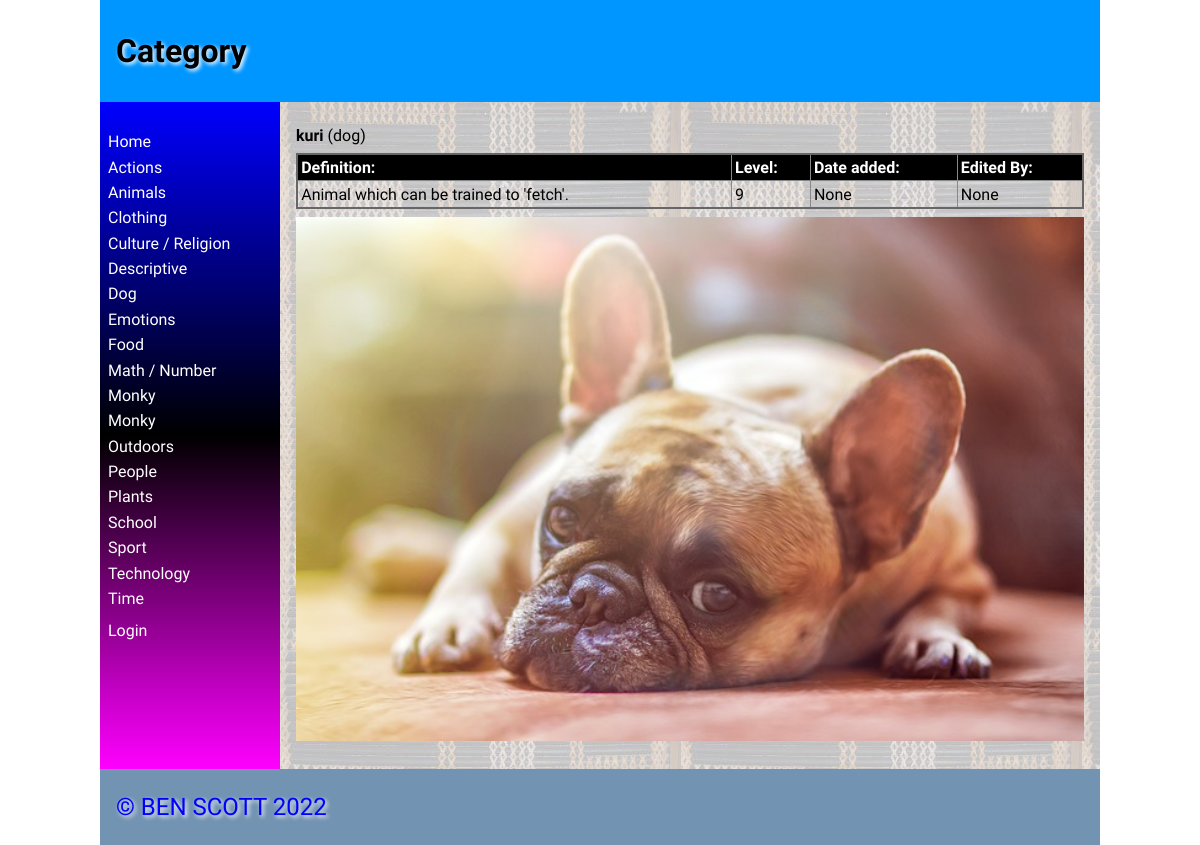
Page /word/52 on the committed database.
### tables this page shows
CREATE TABLE categories
(
	id integer
		constraint categories_pk
			primary key autoincrement,
	category varchar(30)
);

CREATE TABLE "words"
(
    id           integer
        constraint words_pk
            primary key autoincrement
        constraint words_user_user_fk
            references user (user),
    maori_word   varchar(30),
    english_word varchar(30),
    catID        varchar(30)
        constraint words_categories_id_fk
            references categories,
    description  varchar(200),
    level        integer,
    userid       varchar(30),
    timestamp    datetime
, image varchar(30));

### app.py (the view)
@app.route('/word/<wordid>')
def web_words_page(wordid):
    try:
        int(wordid)
    except ValueError:
        return redirect('/')
    query = "SELECT maori_word, english_word, userid, id, description, level, timestamp, image FROM words WHERE id IS ?"
    con = create_connection(DATABASE)
    cur = con.cursor()
    cur.execute(query, (wordid,))
    word_list = cur.fetchall()
    con.close()
    print(word_list)
    return render_template('words.html', categories=get_category_list(), logged_in=is_logged_in(), words=word_list, teacher=is_teacher())

### app.py (called while the page is built)
def create_connection(db_file):
    try:
        connection = sqlite3.connect(db_file)
        return connection
    except Error as e:
        print(e)
    return None

def get_category_list():
    con = create_connection(DATABASE)
    query = "SELECT category, id FROM categories ORDER BY category ASC "
    cur = con.cursor()
    cur.execute(query)
    category_list = cur.fetchall()
    con.close()
    return category_list

def is_teacher():
    if session.get("role") == '1':
        print("Is a teacher")
        return True
    return False

def is_logged_in():
    if session.get("email") is None:
        print("Not logged in")
        return False
    else:
        print("Logged in")
        return True

### templates/words.html (shortened to what this page needs)
{%  extends 'base.html' %}
{% block heading %}Category{% endblock %}
{% block main %}
{% for word in words %}
<p><strong>{{ word [0]}}</strong> ({{ word [1]}})</p>
{% endfor %}
<table class="words-table">
        <thead>
            <tr>
                <th>Definition:</th>
                <th>Level:</th>
                <th>Date added:</th>
                <th>Edited By:</th>
            </tr>
        </thead>
        <tbody>
        {% for word in words %}
            <div class = words-box>
            <tr>
                <td>{{ word[4] }}</td>
                <td>{{ word[5] }}</td>
                <td>{{ word[6] }}</td>
                <td>{{ word[2] }}</td>
            </tr>
            </div>
    </tbody>
</table>
<p width="400"><img src="/static/images/{{ word[7] }}.jpg" alt=""></p>
{% endfor %}
{% endblock %}

### templates/base.html (shortened to what this page needs)
<!doctype html>
<html lang="en">
<head>
	<link href="{{ url_for('static', filename='css/style.css') }}" rel="stylesheet">
</head>
<body>
	<div id="container">
		<header>
			<h1>{% block heading %}MAORI DICTIONARY!{% endblock %}</h1>
		</header>
		<nav>
			<ul>
                <li><a href="/">Home</a></li>
				<div class="category">
				{% for category in categories %}
					<div class ="category-box">
						<li><a href="/category/{{ category[1] }}">{{ category[0] }}</a></li>
					</div>
                {% endfor %}
				</div>
				<li> </li>
				{% if logged_in %}
				<li><a href="/logout">Log out</a></li>
				{% else %}
				<li><a href="/login">Login</a></li>
				{% endif %}
			</ul>
		</nav>
		<main>
		{% block main %}{% endblock %}
        </main>
		<footer>
			<p>
				&copy; BEN SCOTT 2022
			</p>
		</footer>
	</div>
</body>
</html>

### static/css/style.css (style rules this page uses)
* { font-family: Comfortaa, sans-serif; margin: 0; padding: 0; box-sizing: border-box; }
#container { display: grid; grid-template-columns: 75px auto; grid-template-areas: 'nav header' 'main main' 'footer footer'; }
header { grid-area: header; background-color: #0096FF; padding: 1rem; }
nav { grid-area: nav; }
main { grid-area: main; padding: 1rem; background-color: #edd; }
h1, h2, h3, h4 { padding: 1rem 0; font-family: 'Suez One', serif; color: #000; text-shadow: 2px 2px 4px #fff; }
p { padding: 0.5rem 0; }
a { color: #222; }
img { width: 100%; }
table { width: 100%; border: 2px solid #666; border-collapse: collapse; }
th, td { border: 1px solid #888; padding: 0.2rem; text-align: left; }
th { background-color: #000; color: #fff; }
footer { grid-area: footer; padding: 1rem; background-color: #7393B3; }
footer p { color: #0000FF; text-shadow: 2px 2px 4px #fff; font-size: 1.5rem; }
@media only screen and (min-width: 768px) { #container { grid-template-columns: 180px auto; grid-template-areas: 'header header' 'nav main' 'footer footer'; } }
@media only screen and (min-width: 768px) { nav { background: linear-gradient(180deg, rgba(0,0,255,1) 0%, rgba(0, 0, 0, 1) 50%, rgba(255,0,255,1) 100%); padding: 0.5rem; } }
@media only screen and (min-width: 768px) { nav ul { list-style: none; } }
@media only screen and (min-width: 768px) { nav li { padding: 0.2rem 0; } }
@media only screen and (min-width: 768px) { nav a { color: #fff; text-decoration: none; } }
@media only screen and (min-width: 768px) { main { background-image: url('static/images/poutama.jpg'); } }
@media only screen and (min-width: 1000px) { #container { width: 1000px; margin: auto; } }

### rows in the picture
categories: category "Actions"
categories: category "Animals"
categories: category "Clothing"
categories: category "Culture / Religion"
categories: category "Descriptive"
categories: category "Dog"
categories: category "Emotions"
categories: category "Food"
categories: category "Math / Number"
categories: category "Monky"
categories: category "Monky"
categories: category "Outdoors"
categories: category "People"
categories: category "Plants"
categories: category "School"
categories: category "Sport"
categories: category "Technology"
categories: category "Time"
words: maori_word "kuri", english_word "dog", description "Animal which can be trained to 'fetch'.", level "9", word "None"
